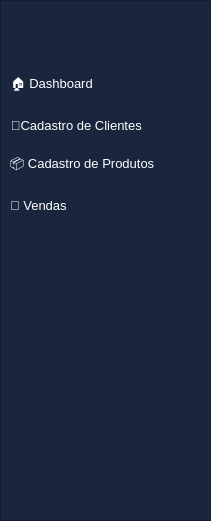
  <widget class="QFrame" name="menu_lateral">
   <property name="geometry">
    <rect>
     <x>0</x>
     <y>0</y>
     <width>211</width>
     <height>521</height>
    </rect>
   </property>
   <property name="styleSheet">
    <string notr="true">background-color:#1A263E;</string>
   </property>
   <property name="frameShape">
    <enum>QFrame::StyledPanel</enum>
   </property>
   <property name="frameShadow">
    <enum>QFrame::Raised</enum>
   </property>
   <widget class="QPushButton" name="cadastro_cliente">
    <property name="geometry">
     <rect>
      <x>-10</x>
      <y>110</y>
      <width>211</width>
      <height>31</height>
     </rect>
    </property>
    <property name="font">
     <font>
      <pointsize>10</pointsize>
     </font>
    </property>
    <property name="cursor">
     <cursorShape>PointingHandCursor</cursorShape>
    </property>
    <property name="styleSheet">
     <string notr="true">QPushButton {
    color: white;
    border: none;
    text-align: left;
    padding-left: 10px;
    background-color: transparent;
}

QPushButton:hover {
    background-color: #0048B9;
}</string>
    </property>
    <property name="text">
     <string>   👤Cadastro de Clientes</string>
    </property>
   </widget>
   <widget class="QPushButton" name="button_home">
    <property name="geometry">
     <rect>
      <x>-10</x>
      <y>70</y>
      <width>211</width>
      <height>31</height>
     </rect>
    </property>
    <property name="font">
     <font>
      <pointsize>10</pointsize>
     </font>
    </property>
    <property name="cursor">
     <cursorShape>PointingHandCursor</cursorShape>
    </property>
    <property name="styleSheet">
     <string notr="true">QPushButton {
    color: white;
    border: none;
    text-align: left;
    padding-left: 10px;
    background-color: transparent;
}

QPushButton:hover {
    background-color: #0048B9;
}</string>
    </property>
    <property name="text">
     <string>   🏠 Dashboard</string>
    </property>
   </widget>
   <widget class="QPushButton" name="cadastro_produtos">
    <property name="geometry">
     <rect>
      <x>0</x>
      <y>150</y>
      <width>191</width>
      <height>31</height>
     </rect>
    </property>
    <property name="font">
     <font>
      <pointsize>10</pointsize>
     </font>
    </property>
    <property name="styleSheet">
     <string notr="true">QPushButton {
    color: white;
    border: none;
    text-align: left;
    padding-left: 10px;
    background-color: transparent;
}

QPushButton:hover {
    background-color: #0048B9;
}</string>
    </property>
    <property name="text">
     <string>📦 Cadastro de Produtos</string>
    </property>
   </widget>
   <widget class="QPushButton" name="registro_vendas">
    <property name="geometry">
     <rect>
      <x>0</x>
      <y>190</y>
      <width>191</width>
      <height>31</height>
     </rect>
    </property>
    <property name="font">
     <font>
      <pointsize>10</pointsize>
     </font>
    </property>
    <property name="styleSheet">
     <string notr="true">QPushButton {
    color: white;
    border: none;
    text-align: left;
    padding-left: 10px;
    background-color: transparent;
}

QPushButton:hover {
    background-color: #0048B9;
}</string>
    </property>
    <property name="text">
     <string>🛒 Vendas</string>
    </property>
   </widget>
  </widget>
